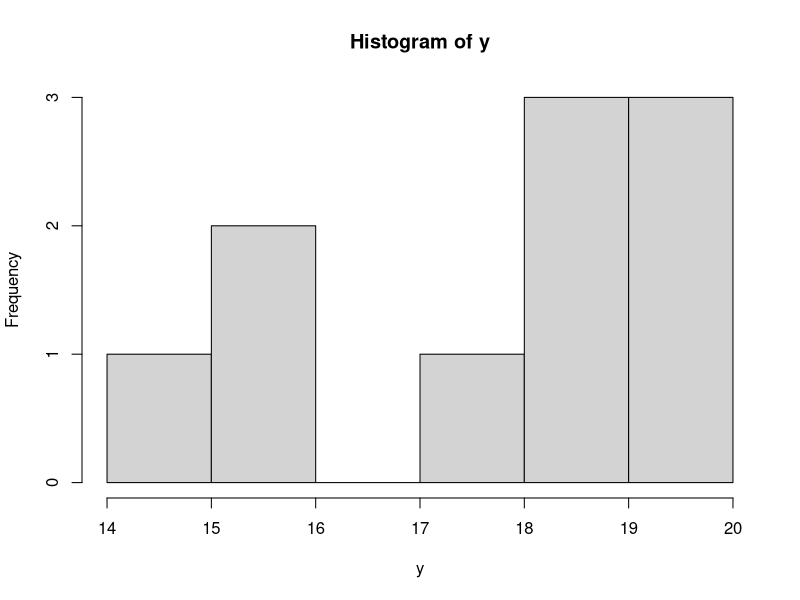
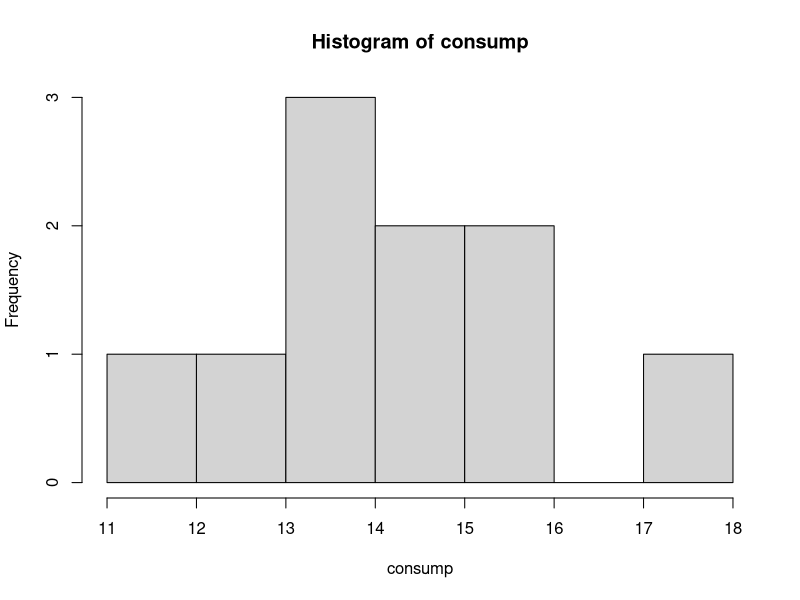
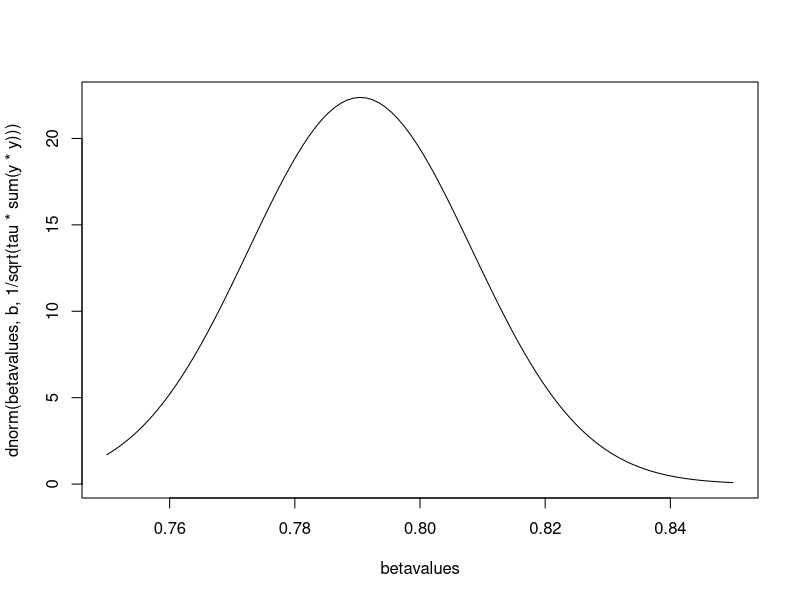
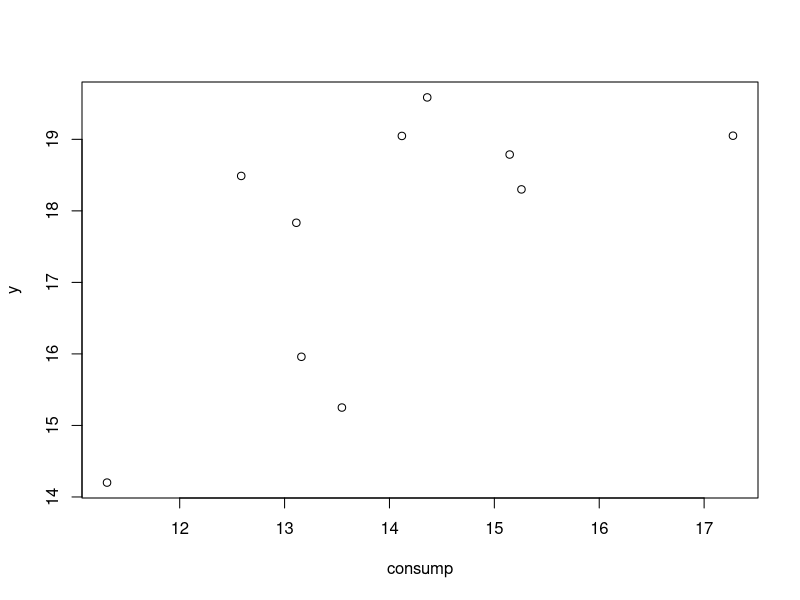
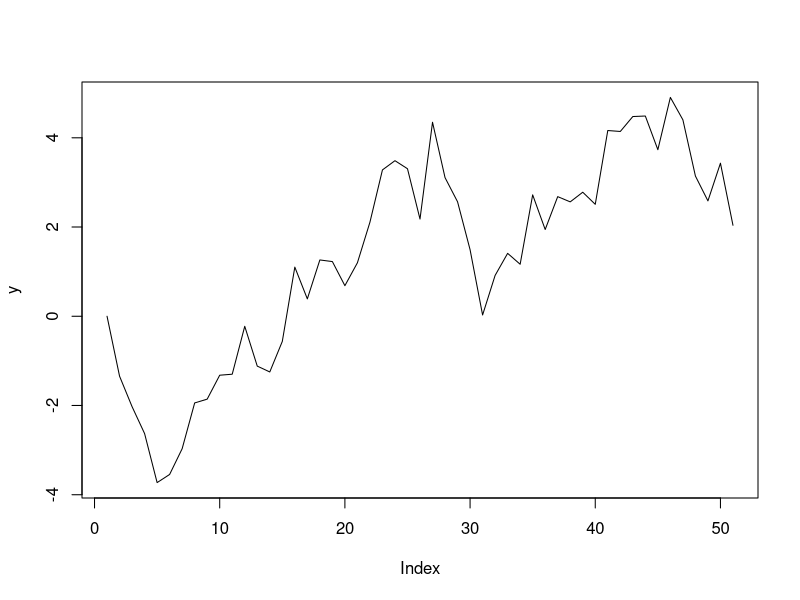
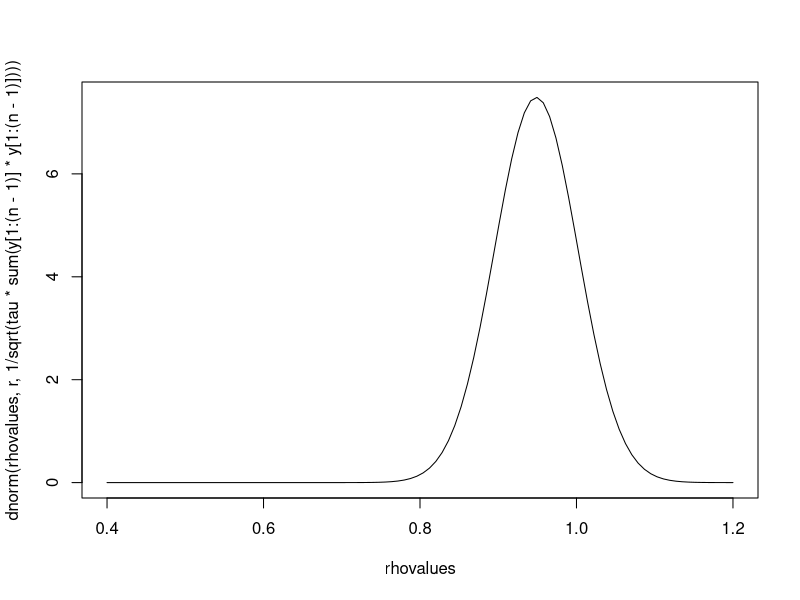
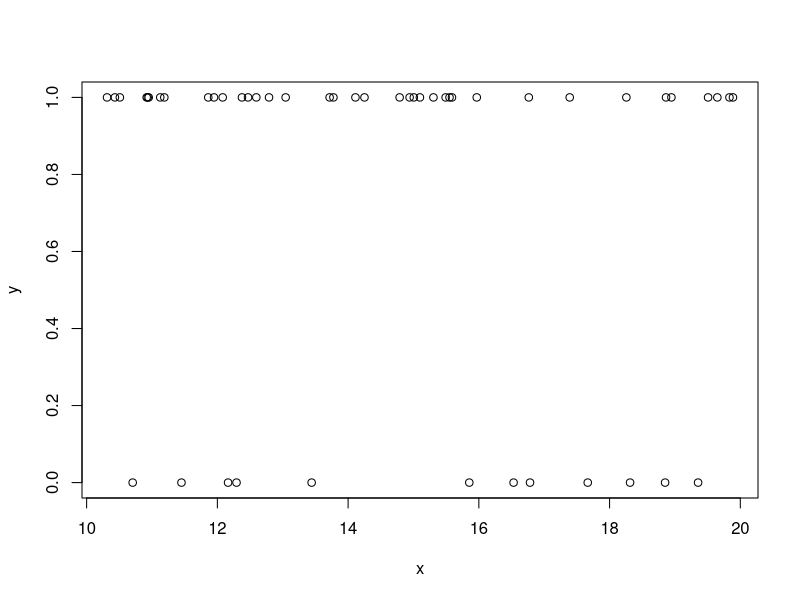
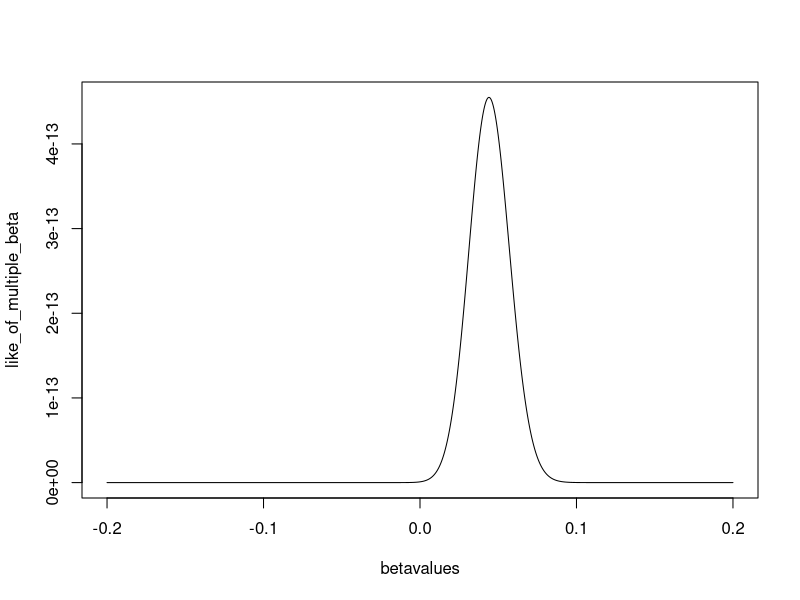

The R source for these figures, in order:
###############1.2 simulating data for regression and likelihood ##########

n <- 10
beta <- 0.8
tau <- 1
y<- runif(n,10,20)
hist(y)
consump <- rnorm(n, beta*y, 1/sqrt(tau))
hist(consump)

#by ols
b <- sum(consump*y)/sum(y*y)
#or equiv lm(consump~y - 1)$coefficients
betavalues <- seq(0.75,0.85, length.out = 100)
plot(betavalues, dnorm(betavalues, b, 1/sqrt(tau*sum(y*y))), type="l")

plot(consump, y)
abline(lm(consump ~ y - 1))

########### Ejemplo autoregresivo ##########
rm(list = ls())
n <- 51
rho<- 0.9
tau<-1
y<-rep(0,n)
y[1]<-0
for(i in 2:n){
  y[i]<-rho*y[i-1]+rnorm(1, 0, 1/sqrt(tau))
}
plot(y, type="l") #note, no realization of random walk

#by ols
r=sum(y[2:n]*y[1:(n-1)])/sum(y[1:(n-1)]*y[1:(n-1)])
#or equiv lm(y[2:n]~y[1:(n-1)]-1)$coefficients

rhovalues <- seq(0.4,1.2, length.out = 100)
plot(rhovalues, dnorm(rhovalues, r, 1/sqrt(tau*sum(y[1:(n-1)]*y[1:(n-1)]))), type="l")

######binary data #############
rm(list = ls())
n <- 50
beta <- 0.05
x <- runif(n,10,20)
y <- rbinom(n,1,pnorm(beta*x))
plot(x,y)

#likelihood
betavalues <- seq(-0.2,0.2, length.out = 10000)

likelihood_single_beta <- function(beta_i,x,y){
  a<-pnorm(beta_i*x)^y*(1-pnorm(beta_i*x))^(1-y)
  return(prod(a))
}

like_of_multiple_beta<-sapply(betavalues, likelihood_single_beta, x=x,y=y)
plot(betavalues,like_of_multiple_beta, type="l")
#beta of max likelihood
betavalues[which.max(like_of_multiple_beta)]


